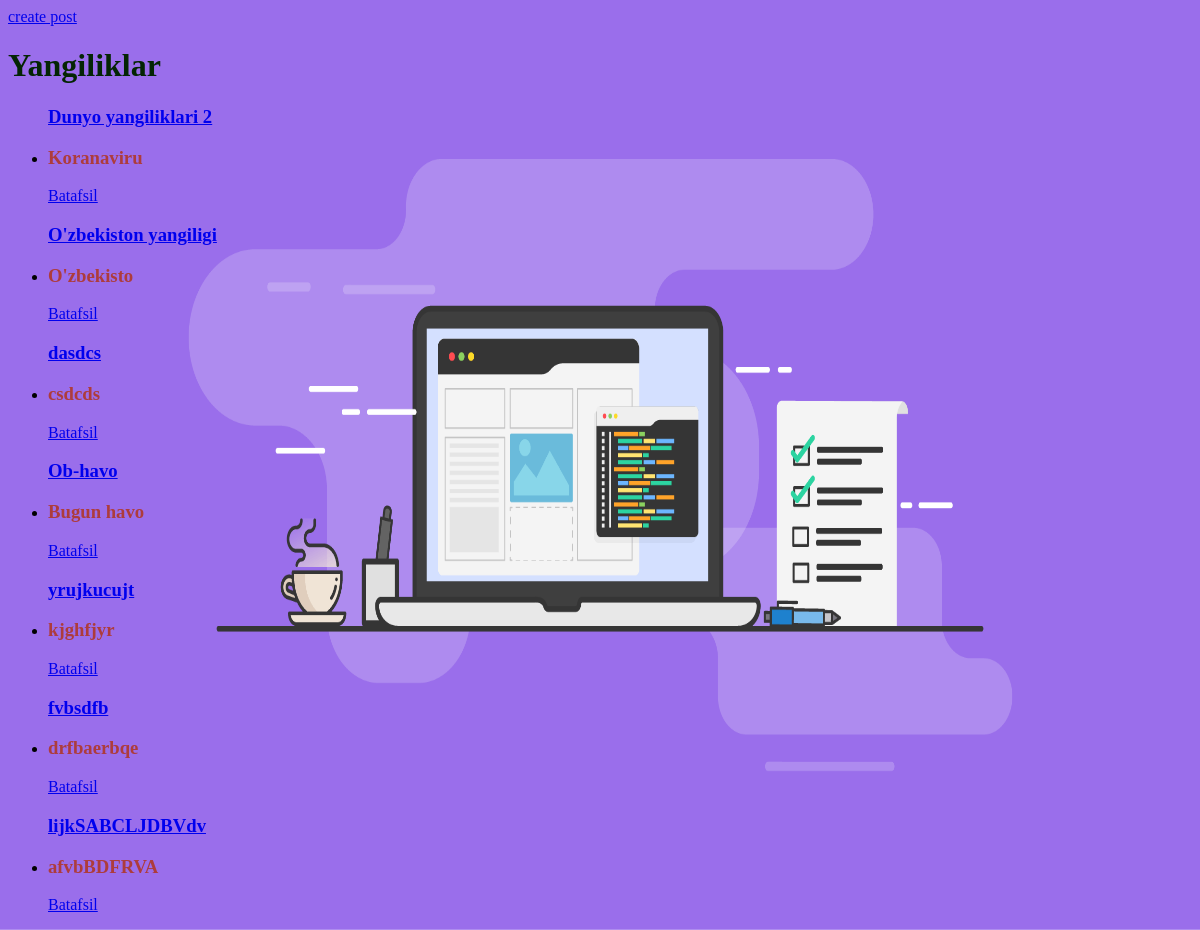
The page / on the database its author committed.
### post/models.py (models this page shows, shortened)
class Post(models.Model):
    title = models.CharField(max_length=150)
    text = models.TextField()
    name =models.CharField(max_length=100,blank=True)

### post/views.py (the view)
# urls.py: path('',Yangilik.as_view(),name='home'),
class Yangilik(ListView):
    model = Post
    template_name = 'home.html'

### template/home.html (shortened to what this page needs)
{% load static %}
<!DOCTYPE html>
<html lang="en">
<head>
    <link rel="stylesheet" href="{% static 'style.css' %}">
</head>
<body>
        <div class="contener">
            <a href="{% url 'post' %}">create post</a>
            <h1>Yangiliklar</h1>
            <ul>
            {% for Post in object_list %}
            <h3 ><a href=" {% url 'detail' Post.pk %} ">{{ Post.title}} </a></h3>
            <li>
                <h3>
                    {{ Post.text |slice:10}}
                </h3>
            </li>
            <a href="{% url 'detail' Post.pk %} "> Batafsil </a>
            {% endfor %}
        </ul>
        </div>
</body>
</html>

### static/style.css (style rules this page uses)
body { background-color: rgb(0, 0, 0); background-image: url(./What-is-Your-Website-Design-Process-Blog-Post-Feature-Image-36119-01.png); background-size: 100% 100%; }
.contener h3 { color: rgb(173, 60, 60); }
.contener h1 { color: rgb(4, 37, 4); }

### rows shown on the page
Post: title "Dunyo yangiliklari 2", text "Koranaviru"
Post: title "O'zbekiston yangiligi", text "O'zbekisto"
Post: title "dasdcs", text "csdcds"
Post: title "Ob-havo", text "Bugun havo"
Post: title "yrujkucujt", text "kjghfjyr"
Post: title "fvbsdfb", text "drfbaerbqe"
Post: title "lijkSABCLJDBVdv", text "afvbBDFRVA"
